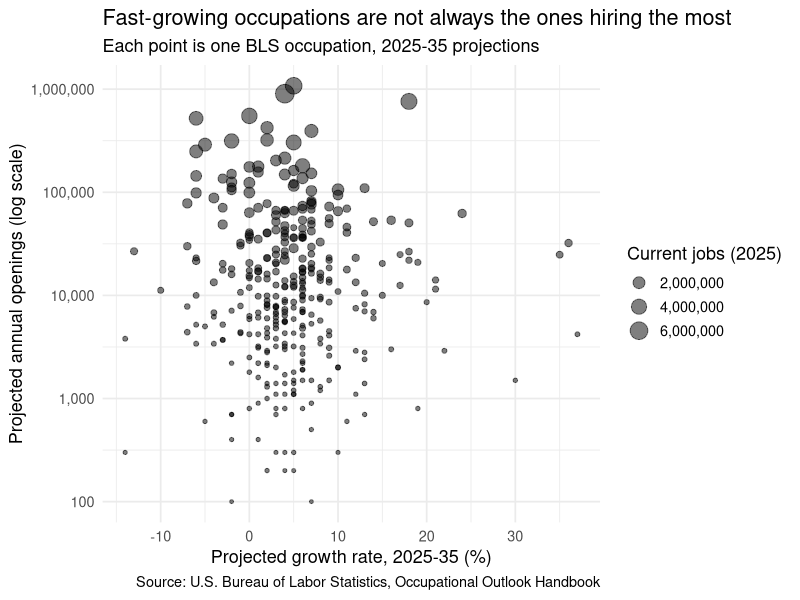
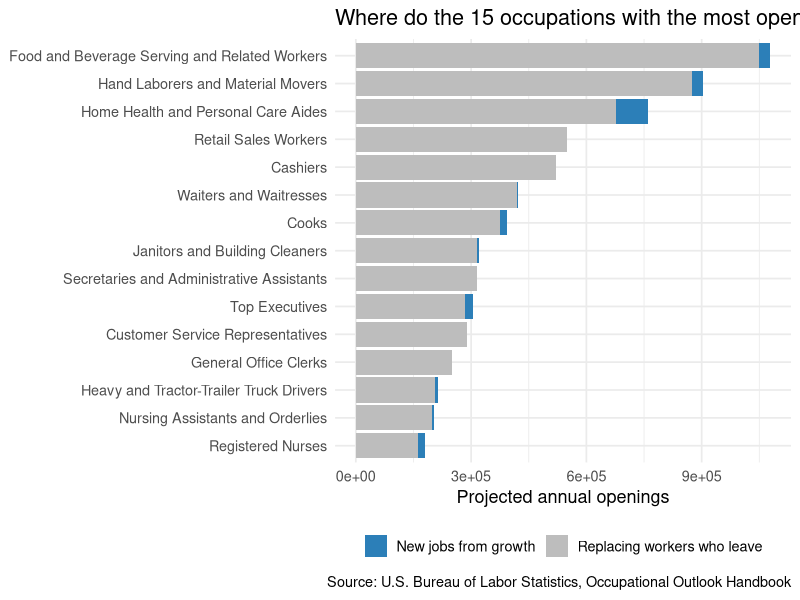

The R script that drew these images, in order:
# 03_analysis.R --------------------------------------------------------------
# Input : data/clean/ooh_analysis.csv
# Output: results/figures/*.png, results/tables/*.csv

library(tidyverse)
library(here)

ooh <- read_csv(here("data", "clean", "ooh_analysis.csv"), show_col_types = FALSE)

dir.create(here("results", "figures"), recursive = TRUE, showWarnings = FALSE)
dir.create(here("results", "tables"),  recursive = TRUE, showWarnings = FALSE)

# 1. Do growth rate and openings rank occupations the same way? --------------
cor_pearson  <- cor(ooh$growth_pct, ooh$openings_per_year_n, use = "complete.obs")
cor_spearman <- cor(ooh$growth_pct, ooh$openings_per_year_n,
                     method = "spearman", use = "complete.obs")

message("Pearson correlation (growth % vs openings/year): ", round(cor_pearson, 2))
message("Spearman rank correlation: ", round(cor_spearman, 2))

top_growth   <- ooh |> slice_max(growth_pct, n = 20) |> pull(page_title)
top_openings <- ooh |> slice_max(openings_per_year_n, n = 20) |> pull(page_title)
overlap_n    <- length(intersect(top_growth, top_openings))
message("Overlap between top-20 by growth and top-20 by openings: ", overlap_n, " / 20")

write_csv(
  tibble(
    metric = c("pearson_cor", "spearman_cor", "top20_overlap"),
    value  = c(cor_pearson, cor_spearman, overlap_n)
  ),
  here("results", "tables", "growth_vs_openings_correlation.csv")
)

# 2. Scatter: growth rate vs openings, sized by current employment -----------
p_scatter <- ooh |>
  ggplot(aes(x = growth_pct, y = openings_per_year_n, size = jobs_2025_n)) +
  geom_point(alpha = 0.5) +
  scale_y_log10(labels = scales::comma) +
  scale_size_continuous(labels = scales::comma, name = "Current jobs (2025)") +
  labs(
    title = "Fast-growing occupations are not always the ones hiring the most",
    subtitle = "Each point is one BLS occupation, 2025-35 projections",
    x = "Projected growth rate, 2025-35 (%)",
    y = "Projected annual openings (log scale)",
    caption = "Source: U.S. Bureau of Labor Statistics, Occupational Outlook Handbook"
  ) +
  theme_minimal(base_size = 13)

ggsave(here("results", "figures", "growth_vs_openings_scatter.png"),
       p_scatter, width = 8, height = 6, dpi = 200)

# 3. Openings decomposition: how much comes from growth vs. replacement ------
p_decomp <- ooh |>
  filter(openings_per_year_n > 0) |>
  slice_max(openings_per_year_n, n = 15) |>
  mutate(
    growth_share = pmin(1, pmax(0, growth_jobs_per_year / openings_per_year_n)),
    page_title = fct_reorder(page_title, openings_per_year_n)
  ) |>
  select(page_title, openings_per_year_n, growth_share) |>
  mutate(
    from_growth      = openings_per_year_n * growth_share,
    from_replacement = openings_per_year_n * (1 - growth_share)
  ) |>
  pivot_longer(c(from_growth, from_replacement), names_to = "source", values_to = "n") |>
  ggplot(aes(x = page_title, y = n, fill = source)) +
  geom_col() +
  coord_flip() +
  scale_fill_manual(
    values = c(from_growth = "#2c7fb8", from_replacement = "#bdbdbd"),
    labels = c("New jobs from growth", "Replacing workers who leave")
  ) +
  labs(
    title = "Where do the 15 occupations with the most openings get their openings?",
    x = NULL, y = "Projected annual openings", fill = NULL,
    caption = "Source: U.S. Bureau of Labor Statistics, Occupational Outlook Handbook"
  ) +
  theme_minimal(base_size = 13) +
  theme(legend.position = "bottom")

ggsave(here("results", "figures", "openings_decomposition.png"),
       p_decomp, width = 15, height = 10, dpi = 200)

# 4. Actionable table: by education level, best-openings occupations ---------
# "best" = above-median pay AND above-median openings rate for that education tier
recommend_table <- ooh |>
  filter(!is.na(education_level), above_median_pay) |>
  group_by(education_level) |>
  slice_max(openings_rate_pct, n = 5, with_ties = FALSE) |>
  ungroup() |>
  select(education_level, page_title, median_pay_usd, growth_pct,
         openings_per_year_n, openings_rate_pct) |>
  arrange(education_level, desc(openings_rate_pct))

write_csv(recommend_table, here("results", "tables", "top_openings_by_education.csv"))

# 5. Sanity print -------------------------------------------------------------
print(recommend_table, n = 40)
message("Figures written to results/figures/, tables to results/tables/")
